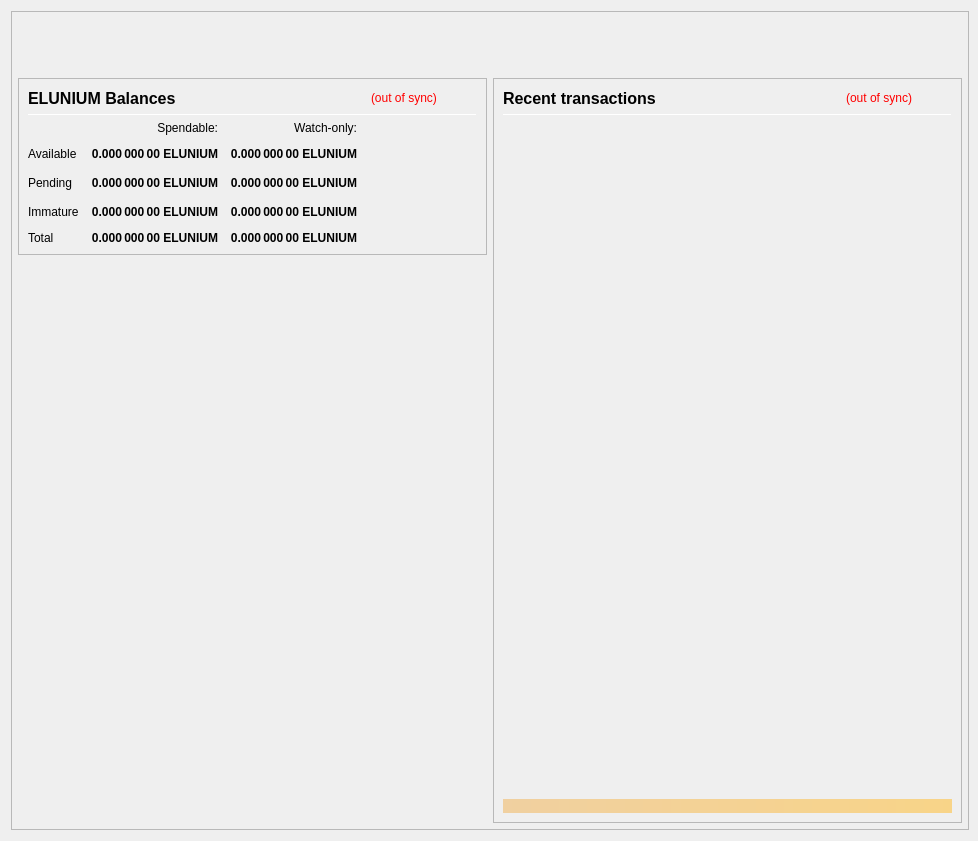
<?xml version="1.0" encoding="UTF-8"?>
<ui version="4.0">
 <class>OverviewPage</class>
 <widget class="QWidget" name="OverviewPage">
  <property name="geometry">
   <rect>
    <x>0</x>
    <y>0</y>
    <width>978</width>
    <height>841</height>
   </rect>
  </property>
  <property name="minimumSize">
   <size>
    <width>960</width>
    <height>682</height>
   </size>
  </property>
  <property name="font">
   <font>
    <weight>50</weight>
    <bold>false</bold>
   </font>
  </property>
  <property name="windowTitle">
   <string>Form</string>
  </property>
  <layout class="QVBoxLayout" name="topLayout" stretch="0">
   <property name="rightMargin">
    <number>9</number>
   </property>
   <item>
    <widget class="QFrame" name="frame_BG">
     <property name="minimumSize">
      <size>
       <width>850</width>
       <height>610</height>
      </size>
     </property>
     <property name="maximumSize">
      <size>
       <width>16777215</width>
       <height>16777215</height>
      </size>
     </property>
     <property name="frameShape">
      <enum>QFrame::StyledPanel</enum>
     </property>
     <property name="frameShadow">
      <enum>QFrame::Raised</enum>
     </property>
     <layout class="QVBoxLayout" name="verticalLayout_3" stretch="0">
      <property name="leftMargin">
       <number>0</number>
      </property>
      <property name="topMargin">
       <number>0</number>
      </property>
      <property name="rightMargin">
       <number>0</number>
      </property>
      <property name="bottomMargin">
       <number>6</number>
      </property>
      <item>
       <layout class="QVBoxLayout" name="verticalLayout_Master" stretch="0,1">
        <property name="leftMargin">
         <number>0</number>
        </property>
        <property name="topMargin">
         <number>0</number>
        </property>
        <property name="rightMargin">
         <number>0</number>
        </property>
        <property name="bottomMargin">
         <number>0</number>
        </property>
        <item>
         <widget class="QFrame" name="frame_Header">
          <layout class="QVBoxLayout" name="verticalLayout_Header" stretch="0">
           <property name="leftMargin">
            <number>0</number>
           </property>
           <property name="topMargin">
            <number>0</number>
           </property>
           <property name="rightMargin">
            <number>0</number>
           </property>
           <property name="bottomMargin">
            <number>0</number>
           </property>
           <item>
            <layout class="QHBoxLayout" name="horizontalLayout_Header" stretch="1,0">
             <property name="spacing">
              <number>6</number>
             </property>
             <item>
              <spacer name="horizontalSpacer_Header">
               <property name="orientation">
                <enum>Qt::Horizontal</enum>
               </property>
               <property name="sizeHint" stdset="0">
                <size>
                 <width>40</width>
                 <height>20</height>
                </size>
               </property>
              </spacer>
             </item>
             <item>
              <widget class="QLabel" name="labelOverviewHeaderRight">
               <property name="minimumSize">
                <size>
                 <width>464</width>
                 <height>60</height>
                </size>
               </property>
               <property name="maximumSize">
                <size>
                 <width>16777215</width>
                 <height>60</height>
                </size>
               </property>
               <property name="font">
                <font>
                 <pointsize>14</pointsize>
                </font>
               </property>
               <property name="text">
                <string/>
               </property>
               <property name="alignment">
                <set>Qt::AlignRight|Qt::AlignTrailing|Qt::AlignVCenter</set>
               </property>
              </widget>
             </item>
            </layout>
           </item>
          </layout>
         </widget>
        </item>
        <item>
         <widget class="QFrame" name="frame_Content">
          <layout class="QVBoxLayout" name="verticalLayout_Content">
           <property name="leftMargin">
            <number>6</number>
           </property>
           <property name="topMargin">
            <number>0</number>
           </property>
           <property name="rightMargin">
            <number>6</number>
           </property>
           <property name="bottomMargin">
            <number>0</number>
           </property>
           <item>
            <layout class="QHBoxLayout" name="horizontalLayout_Content" stretch="1,1">
             <property name="spacing">
              <number>6</number>
             </property>
             <item>
              <layout class="QVBoxLayout" name="verticalLayout_left" stretch="0,0">
               <item>
                <widget class="QFrame" name="frameBalances">
                 <property name="frameShape">
                  <enum>QFrame::StyledPanel</enum>
                 </property>
                 <property name="frameShadow">
                  <enum>QFrame::Raised</enum>
                 </property>
                 <layout class="QVBoxLayout" name="verticalLayout_4">
                  <item>
                   <layout class="QHBoxLayout" name="hlBalancesHeader" stretch="2,0,0">
                    <property name="spacing">
                     <number>6</number>
                    </property>
                    <item>
                     <widget class="QLabel" name="labelBalances">
                      <property name="minimumSize">
                       <size>
                        <width>0</width>
                        <height>0</height>
                       </size>
                      </property>
                      <property name="font">
                       <font>
                        <pointsize>12</pointsize>
                        <weight>75</weight>
                        <bold>true</bold>
                       </font>
                      </property>
                      <property name="text">
                       <string>ELUNIUM Balances</string>
                      </property>
                     </widget>
                    </item>
                    <item>
                     <widget class="QLabel" name="labelWalletStatus">
                      <property name="cursor">
                       <cursorShape>WhatsThisCursor</cursorShape>
                      </property>
                      <property name="toolTip">
                       <string>The displayed information may be out of date. Your wallet automatically synchronizes with the Elunium network after a connection is established, but this process has not completed yet.</string>
                      </property>
                      <property name="styleSheet">
                       <string notr="true">QLabel { color: red; }</string>
                      </property>
                      <property name="text">
                       <string notr="true">(out of sync)</string>
                      </property>
                      <property name="alignment">
                       <set>Qt::AlignLeading|Qt::AlignLeft|Qt::AlignVCenter</set>
                      </property>
                     </widget>
                    </item>
                    <item>
                     <spacer name="hsBalancesHeader">
                      <property name="orientation">
                       <enum>Qt::Horizontal</enum>
                      </property>
                      <property name="sizeHint" stdset="0">
                       <size>
                        <width>40</width>
                        <height>20</height>
                       </size>
                      </property>
                     </spacer>
                    </item>
                   </layout>
                  </item>
                  <item>
                   <widget class="Line" name="lineBalances">
                    <property name="minimumSize">
                     <size>
                      <width>0</width>
                      <height>1</height>
                     </size>
                    </property>
                    <property name="maximumSize">
                     <size>
                      <width>16777215</width>
                      <height>1</height>
                     </size>
                    </property>
                    <property name="orientation">
                     <enum>Qt::Horizontal</enum>
                    </property>
                   </widget>
                  </item>
                  <item>
                   <layout class="QGridLayout" name="gridLayout">
                    <property name="spacing">
                     <number>12</number>
                    </property>
                    <item row="2" column="2">
                     <widget class="QLabel" name="labelWatchPending">
                      <property name="font">
                       <font>
                        <weight>75</weight>
                        <bold>true</bold>
                       </font>
                      </property>
                      <property name="cursor">
                       <cursorShape>ArrowCursor</cursorShape>
                      </property>
                      <property name="toolTip">
                       <string>Unconfirmed transactions to watch-only addresses</string>
                      </property>
                      <property name="text">
                       <string notr="true">0.000 000 00 ELUNIUM</string>
                      </property>
                      <property name="alignment">
                       <set>Qt::AlignRight|Qt::AlignTrailing|Qt::AlignVCenter</set>
                      </property>
                      <property name="textInteractionFlags">
                       <set>Qt::NoTextInteraction</set>
                      </property>
                     </widget>
                    </item>
                    <item row="2" column="1">
                     <widget class="QLabel" name="labelUnconfirmed">
                      <property name="font">
                       <font>
                        <weight>75</weight>
                        <bold>true</bold>
                       </font>
                      </property>
                      <property name="cursor">
                       <cursorShape>ArrowCursor</cursorShape>
                      </property>
                      <property name="toolTip">
                       <string>Total of transactions that have yet to be confirmed, and do not yet count toward the spendable balance</string>
                      </property>
                      <property name="text">
                       <string notr="true">0.000 000 00 ELUNIUM</string>
                      </property>
                      <property name="alignment">
                       <set>Qt::AlignRight|Qt::AlignTrailing|Qt::AlignVCenter</set>
                      </property>
                      <property name="textInteractionFlags">
                       <set>Qt::NoTextInteraction</set>
                      </property>
                     </widget>
                    </item>
                    <item row="3" column="2">
                     <widget class="QLabel" name="labelWatchImmature">
                      <property name="font">
                       <font>
                        <weight>75</weight>
                        <bold>true</bold>
                       </font>
                      </property>
                      <property name="cursor">
                       <cursorShape>ArrowCursor</cursorShape>
                      </property>
                      <property name="toolTip">
                       <string>Staked or masternode rewards in watch-only addresses that has not yet matured</string>
                      </property>
                      <property name="text">
                       <string notr="true">0.000 000 00 ELUNIUM</string>
                      </property>
                      <property name="alignment">
                       <set>Qt::AlignRight|Qt::AlignTrailing|Qt::AlignVCenter</set>
                      </property>
                      <property name="textInteractionFlags">
                       <set>Qt::NoTextInteraction</set>
                      </property>
                     </widget>
                    </item>
                    <item row="4" column="0">
                     <widget class="QLabel" name="labelTotalText">
                      <property name="text">
                       <string>Total</string>
                      </property>
                      <property name="textInteractionFlags">
                       <set>Qt::NoTextInteraction</set>
                      </property>
                     </widget>
                    </item>
                    <item row="3" column="1">
                     <widget class="QLabel" name="labelImmature">
                      <property name="font">
                       <font>
                        <weight>75</weight>
                        <bold>true</bold>
                       </font>
                      </property>
                      <property name="cursor">
                       <cursorShape>ArrowCursor</cursorShape>
                      </property>
                      <property name="toolTip">
                       <string>Staked or masternode rewards that has not yet matured</string>
                      </property>
                      <property name="text">
                       <string notr="true">0.000 000 00 ELUNIUM</string>
                      </property>
                      <property name="alignment">
                       <set>Qt::AlignRight|Qt::AlignTrailing|Qt::AlignVCenter</set>
                      </property>
                      <property name="textInteractionFlags">
                       <set>Qt::NoTextInteraction</set>
                      </property>
                     </widget>
                    </item>
                    <item row="2" column="3">
                     <spacer name="hsBalances">
                      <property name="orientation">
                       <enum>Qt::Horizontal</enum>
                      </property>
                      <property name="sizeHint" stdset="0">
                       <size>
                        <width>40</width>
                        <height>20</height>
                       </size>
                      </property>
                     </spacer>
                    </item>
                    <item row="3" column="0">
                     <widget class="QLabel" name="labelImmatureText">
                      <property name="text">
                       <string>Immature</string>
                      </property>
                      <property name="textInteractionFlags">
                       <set>Qt::NoTextInteraction</set>
                      </property>
                     </widget>
                    </item>
                    <item row="4" column="1">
                     <widget class="QLabel" name="labelTotal">
                      <property name="font">
                       <font>
                        <weight>75</weight>
                        <bold>true</bold>
                       </font>
                      </property>
                      <property name="cursor">
                       <cursorShape>ArrowCursor</cursorShape>
                      </property>
                      <property name="toolTip">
                       <string>Your current total balance</string>
                      </property>
                      <property name="text">
                       <string notr="true">0.000 000 00 ELUNIUM</string>
                      </property>
                      <property name="alignment">
                       <set>Qt::AlignRight|Qt::AlignTrailing|Qt::AlignVCenter</set>
                      </property>
                      <property name="textInteractionFlags">
                       <set>Qt::NoTextInteraction</set>
                      </property>
                     </widget>
                    </item>
                    <item row="4" column="2">
                     <widget class="QLabel" name="labelWatchTotal">
                      <property name="font">
                       <font>
                        <weight>75</weight>
                        <bold>true</bold>
                       </font>
                      </property>
                      <property name="cursor">
                       <cursorShape>ArrowCursor</cursorShape>
                      </property>
                      <property name="toolTip">
                       <string>Current total balance in watch-only addresses</string>
                      </property>
                      <property name="text">
                       <string notr="true">0.000 000 00 ELUNIUM</string>
                      </property>
                      <property name="alignment">
                       <set>Qt::AlignRight|Qt::AlignTrailing|Qt::AlignVCenter</set>
                      </property>
                      <property name="textInteractionFlags">
                       <set>Qt::NoTextInteraction</set>
                      </property>
                     </widget>
                    </item>
                    <item row="0" column="2">
                     <widget class="QLabel" name="labelWatchonly">
                      <property name="text">
                       <string>Watch-only:</string>
                      </property>
                      <property name="alignment">
                       <set>Qt::AlignRight|Qt::AlignTrailing|Qt::AlignVCenter</set>
                      </property>
                     </widget>
                    </item>
                    <item row="1" column="0">
                     <widget class="QLabel" name="labelBalanceText">
                      <property name="text">
                       <string>Available</string>
                      </property>
                      <property name="textInteractionFlags">
                       <set>Qt::NoTextInteraction</set>
                      </property>
                     </widget>
                    </item>
                    <item row="1" column="1">
                     <widget class="QLabel" name="labelBalance">
                      <property name="font">
                       <font>
                        <weight>75</weight>
                        <bold>true</bold>
                       </font>
                      </property>
                      <property name="cursor">
                       <cursorShape>ArrowCursor</cursorShape>
                      </property>
                      <property name="toolTip">
                       <string>Your current spendable balance</string>
                      </property>
                      <property name="text">
                       <string notr="true">0.000 000 00 ELUNIUM</string>
                      </property>
                      <property name="alignment">
                       <set>Qt::AlignRight|Qt::AlignTrailing|Qt::AlignVCenter</set>
                      </property>
                      <property name="textInteractionFlags">
                       <set>Qt::NoTextInteraction</set>
                      </property>
                     </widget>
                    </item>
                    <item row="1" column="2">
                     <widget class="QLabel" name="labelWatchAvailable">
                      <property name="font">
                       <font>
                        <weight>75</weight>
                        <bold>true</bold>
                       </font>
                      </property>
                      <property name="cursor">
                       <cursorShape>ArrowCursor</cursorShape>
                      </property>
                      <property name="toolTip">
                       <string>Your current balance in watch-only addresses</string>
                      </property>
                      <property name="text">
                       <string notr="true">0.000 000 00 ELUNIUM</string>
                      </property>
                      <property name="alignment">
                       <set>Qt::AlignRight|Qt::AlignTrailing|Qt::AlignVCenter</set>
                      </property>
                      <property name="textInteractionFlags">
                       <set>Qt::NoTextInteraction</set>
                      </property>
                     </widget>
                    </item>
                    <item row="2" column="0">
                     <widget class="QLabel" name="labelPendingText">
                      <property name="text">
                       <string>Pending</string>
                      </property>
                      <property name="textInteractionFlags">
                       <set>Qt::NoTextInteraction</set>
                      </property>
                     </widget>
                    </item>
                    <item row="0" column="1">
                     <widget class="QLabel" name="labelSpendable">
                      <property name="text">
                       <string>Spendable:</string>
                      </property>
                      <property name="alignment">
                       <set>Qt::AlignRight|Qt::AlignTrailing|Qt::AlignVCenter</set>
                      </property>
                     </widget>
                    </item>
                   </layout>
                  </item>
                 </layout>
                </widget>
               </item>
               <item>
                <spacer name="verticalSpacer">
                 <property name="orientation">
                  <enum>Qt::Vertical</enum>
                 </property>
                 <property name="sizeHint" stdset="0">
                  <size>
                   <width>20</width>
                   <height>40</height>
                  </size>
                 </property>
                </spacer>
               </item>
              </layout>
             </item>
             <item>
              <layout class="QVBoxLayout" name="verticalLayout_right" stretch="1">
               <item>
                <widget class="QFrame" name="frame_RecentTransactions">
                 <property name="minimumSize">
                  <size>
                   <width>0</width>
                   <height>0</height>
                  </size>
                 </property>
                 <property name="frameShape">
                  <enum>QFrame::StyledPanel</enum>
                 </property>
                 <property name="frameShadow">
                  <enum>QFrame::Raised</enum>
                 </property>
                 <layout class="QVBoxLayout" name="verticalLayout_1" stretch="0,0,0,0,0">
                  <item>
                   <layout class="QHBoxLayout" name="horizontalLayout_2" stretch="2,0,0">
                    <property name="spacing">
                     <number>3</number>
                    </property>
                    <item>
                     <widget class="QLabel" name="label_4">
                      <property name="minimumSize">
                       <size>
                        <width>0</width>
                        <height>20</height>
                       </size>
                      </property>
                      <property name="font">
                       <font>
                        <pointsize>12</pointsize>
                        <weight>75</weight>
                        <bold>true</bold>
                       </font>
                      </property>
                      <property name="text">
                       <string>Recent transactions</string>
                      </property>
                     </widget>
                    </item>
                    <item>
                     <widget class="QLabel" name="labelTransactionsStatus">
                      <property name="cursor">
                       <cursorShape>WhatsThisCursor</cursorShape>
                      </property>
                      <property name="toolTip">
                       <string>The displayed information may be out of date. Your wallet automatically synchronizes with the Elunium network after a connection is established, but this process has not completed yet.</string>
                      </property>
                      <property name="styleSheet">
                       <string notr="true">QLabel { color: red; }</string>
                      </property>
                      <property name="text">
                       <string notr="true">(out of sync)</string>
                      </property>
                      <property name="alignment">
                       <set>Qt::AlignRight|Qt::AlignTrailing|Qt::AlignVCenter</set>
                      </property>
                     </widget>
                    </item>
                    <item>
                     <spacer name="horizontalSpacer">
                      <property name="orientation">
                       <enum>Qt::Horizontal</enum>
                      </property>
                      <property name="sizeHint" stdset="0">
                       <size>
                        <width>40</width>
                        <height>20</height>
                       </size>
                      </property>
                     </spacer>
                    </item>
                   </layout>
                  </item>
                  <item>
                   <widget class="Line" name="line">
                    <property name="minimumSize">
                     <size>
                      <width>0</width>
                      <height>1</height>
                     </size>
                    </property>
                    <property name="maximumSize">
                     <size>
                      <width>16777215</width>
                      <height>1</height>
                     </size>
                    </property>
                    <property name="orientation">
                     <enum>Qt::Horizontal</enum>
                    </property>
                   </widget>
                  </item>
                  <item>
                   <widget class="QListView" name="listTransactions">
                    <property name="minimumSize">
                     <size>
                      <width>0</width>
                      <height>0</height>
                     </size>
                    </property>
                    <property name="styleSheet">
                     <string notr="true">QListView { background: transparent; }</string>
                    </property>
                    <property name="frameShape">
                     <enum>QFrame::NoFrame</enum>
                    </property>
                    <property name="verticalScrollBarPolicy">
                     <enum>Qt::ScrollBarAlwaysOff</enum>
                    </property>
                    <property name="horizontalScrollBarPolicy">
                     <enum>Qt::ScrollBarAlwaysOff</enum>
                    </property>
                    <property name="selectionMode">
                     <enum>QAbstractItemView::NoSelection</enum>
                    </property>
                   </widget>
                  </item>
                  <item>
                   <spacer name="verticalSpacer_2">
                    <property name="orientation">
                     <enum>Qt::Vertical</enum>
                    </property>
                    <property name="sizeType">
                     <enum>QSizePolicy::Expanding</enum>
                    </property>
                    <property name="sizeHint" stdset="0">
                     <size>
                      <width>20</width>
                      <height>40</height>
                     </size>
                    </property>
                   </spacer>
                  </item>
                  <item>
                   <widget class="QLabel" name="labelAlerts">
                    <property name="maximumSize">
                     <size>
                      <width>16777215</width>
                      <height>16777215</height>
                     </size>
                    </property>
                    <property name="styleSheet">
                     <string notr="true">background-color: qlineargradient(x1: 0, y1: 0, x2: 1, y2: 0, stop:0 #F0D0A0, stop:1 #F8D488); color:#000000;</string>
                    </property>
                    <property name="text">
                     <string/>
                    </property>
                    <property name="wordWrap">
                     <bool>true</bool>
                    </property>
                    <property name="margin">
                     <number>3</number>
                    </property>
                   </widget>
                  </item>
                 </layout>
                </widget>
               </item>
              </layout>
             </item>
            </layout>
           </item>
          </layout>
         </widget>
        </item>
       </layout>
      </item>
     </layout>
    </widget>
   </item>
  </layout>
 </widget>
 <resources/>
 <connections/>
</ui>
